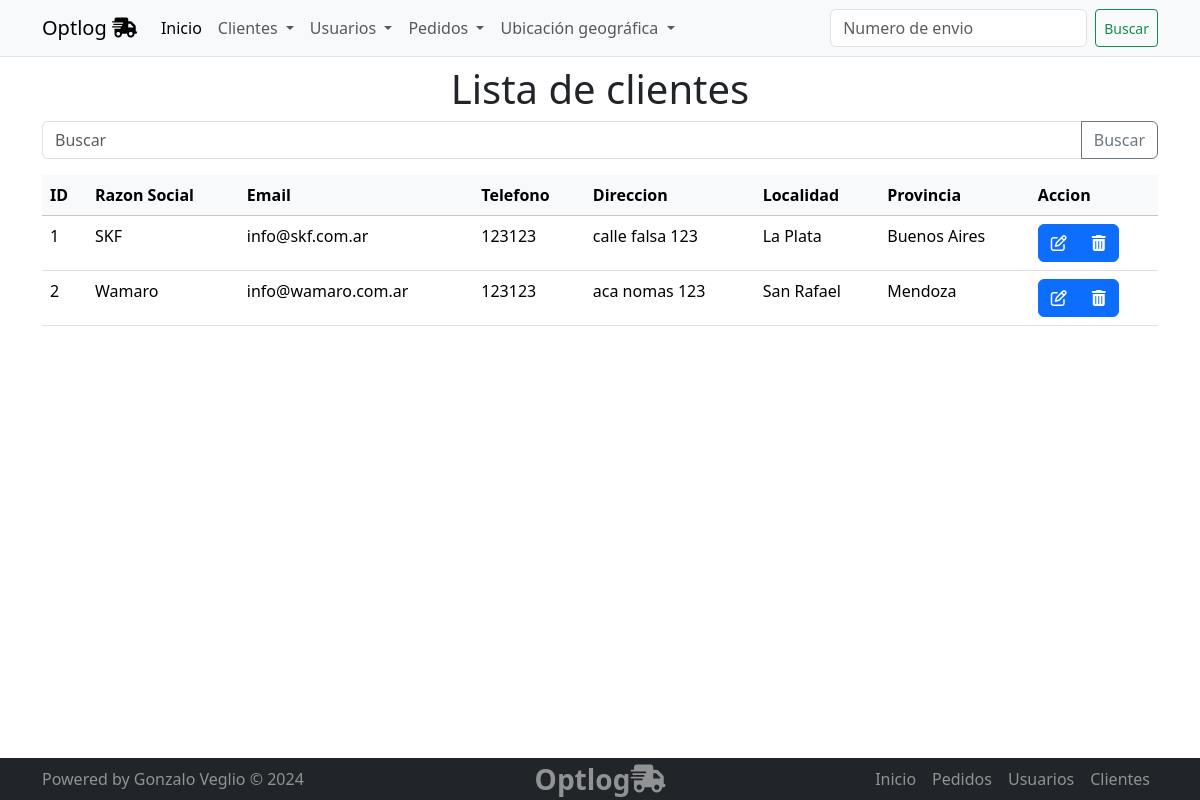
/clientes/clientes/list, run on the app's committed database.
### clientes/models.py (models this page shows, shortened)
class Cliente(models.Model):
    razon_social = models.CharField(max_length=100)
    email = models.EmailField()
    telefono = models.CharField(max_length=20, blank=True,  null=True)
    direccion = models.CharField(max_length=200, blank=True,  null=True)
    provincia = models.ForeignKey(Provincia, on_delete=models.SET_NULL, null=True)
    localidad = models.ForeignKey(Localidad, on_delete=models.SET_NULL, null=True)

### geolocalizacion/models.py (models this page shows)
class Localidad(models.Model):
    nombre = models.CharField(max_length=100)
    provincia = models.ForeignKey(Provincia, on_delete=models.CASCADE,  )
    def __str__(self):
        return self.nombre

class Provincia(models.Model):
    nombre = models.CharField(max_length=100)
    def __str__(self):
        return self.nombre

### clientes/views.py (the view)
# urls.py: path('clientes/list', views.cliente_list, name='cliente_list'),
def cliente_list(request):
    query = request.GET.get('q')
    if query:
        clientes = Cliente.objects.filter( razon_social__icontains=query )
    else:
        clientes = Cliente.objects.all()
    context = {"object_list": clientes}
    return render(request, "clientes/cliente_list.html", context)

### clientes/templates/clientes/cliente_list.html (shortened to what this page needs)
{% extends 'core/base.html' %}
{% block main %}
<section class="container">
  <h1 class="text-center">
 Lista de clientes
  </h1>
  <form action="{% url 'clientes:cliente_list' %}" method="get">
    <div class="input-group mb-3">
      <input type="text" class="form-control" placeholder="Buscar"  name="q">
      <button class="btn btn-outline-secondary" type="submit" id="button-addon2">Buscar</button>
    </div>
</form>
  <table class="table table-hover">
    <thead class="table-light">
        <tr>
        <th>ID</th>
        <th>Razon Social</th>
        <th>Email</th>
        <th>Telefono</th>
        <th>Direccion</th>
        <th>Localidad</th>
        <th>Provincia</th>
        <th>Accion</th>
    </tr>
</thead>
<tbody>
    {% for object in object_list %}
    <tr>
  <td>{{object.id}}</td>
  <td>{{object.razon_social | capfirst}}</td>
  <td>{{object.email}}</td>
  <td>{{object.telefono}}</td>
  <td>{{object.direccion}}</td>
  <td>{{object.localidad | capfirst}}</td>
  <td>{{object.provincia | capfirst}}</td>
  <td>
    <div class="btn-group" role="group" aria-label="Basic example">
      <a href="{% url 'clientes:cliente_update' object.id %}" type="button" class="btn btn-primary"><i class="fa fa-edit"></i> </a>
      <a href="{% url 'clientes:cliente_delete' object.id %}" type="button" class="btn btn-primary"><i class="fa fa-trash"></i></a>
    </div>
  </td>
</tr>
{%empty%}
    <p>No hay registros</p>
        {% endfor %}
    </tbody>
</table>
</section>
{% endblock main %}

### data on the page
Cliente: id "1", razon_social "SKF", email "info@skf.com.ar", telefono "123123", direccion "calle falsa 123", localidad "La Plata", provincia "Buenos Aires"
Cliente: id "2", razon_social "Wamaro", email "info@wamaro.com.ar", telefono "123123", direccion "aca nomas 123", localidad "San Rafael", provincia "Mendoza"
